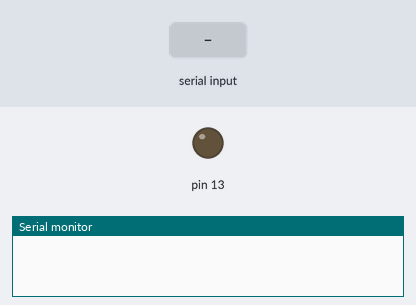
The sketch below on a simulated Arduino Uno, built with avr-gcc and run on an emulated ATmega328P. Parts: output pins drawn as LEDs (lit = HIGH), the last lines printed to the serial monitor. Inputs (shaded band) come from the test bench.

Above: at 1.2 s.
1.3 s: "a" received over Serial
At 2.5 s:
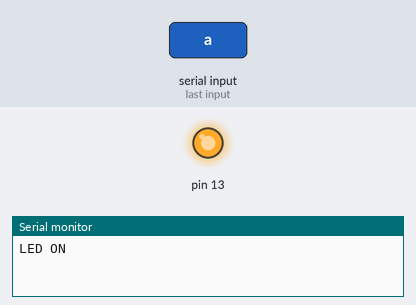
2.8 s: "b" received over Serial
At 3.1 s:
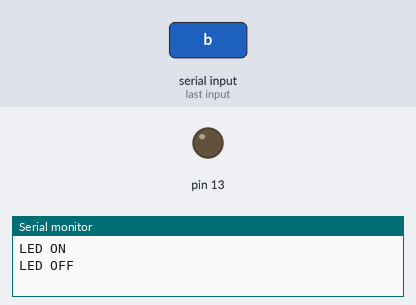
Timing chart, 0 to 5.8 s (numbered marks = the images above; inputs shaded):
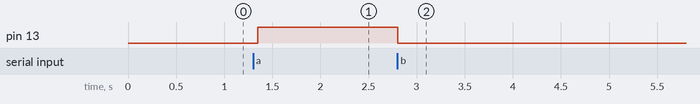

The sketch:

bluetooth.ino
```cpp
char incomingByte;

void setup()
{
  Serial.begin(9600);
  pinMode(13,OUTPUT);
}

void loop()
{
  if (Serial.available()>0)
  {
    incomingByte = Serial.read();
    switch(incomingByte)
    {

      case 'a' : Serial.println("LED ON");digitalWrite(13,HIGH);break;
      case 'b' : Serial.println("LED OFF");digitalWrite(13,LOW);break;
      default  : break;
    }
  }
 delay(50);
}
```

Measured:
- after the input at 1.3 s, pin 13: LOW → HIGH after 0.05 s
- after the input at 2.8 s, pin 13: HIGH → LOW at once
